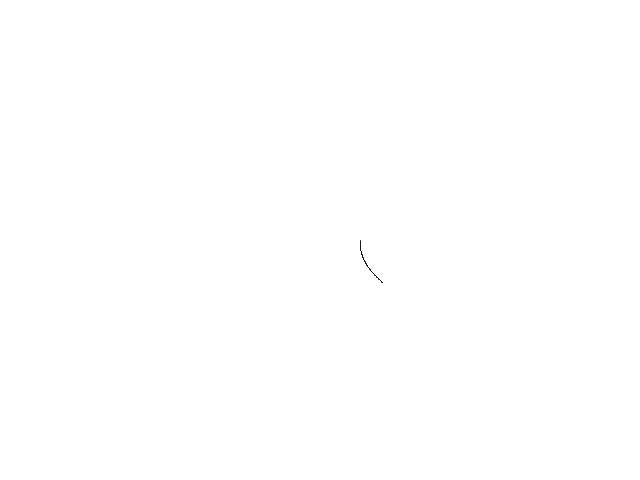
Frame 1 (no input)
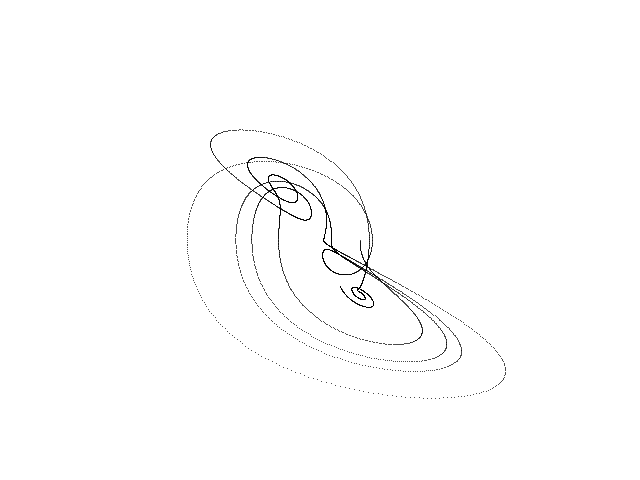
Frame 60 (the mouse pressed at the canvas centre just before this capture)
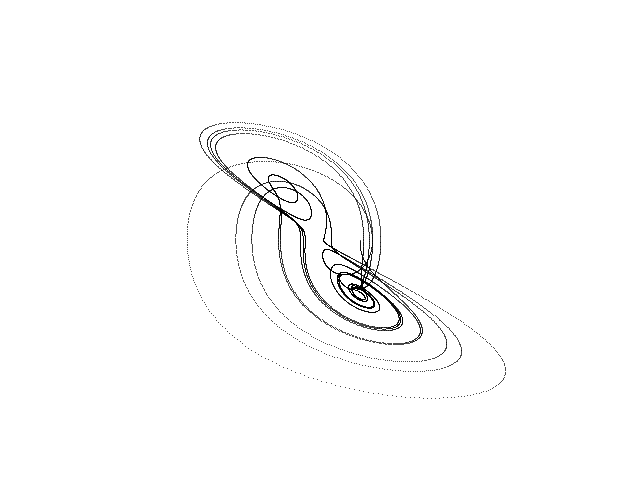
Frame 120 (the mouse held since frame 60 and released just before this capture)

The Processing sketch that drew these frames (run headless with seeded random() and noise(); from frame 60 on, the mouse is pressed at the canvas centre):

// Processing sketch: Sprott_Linz_B
// ── Sprott_Linz_B.pde
// Sprott-Linz B chaotic attractor //

  float x = 1.0;
  float y = 0.0;
  float z = 1.0;
  float dt = 0.01;


void setup() {
  
  size(640, 480);
  background(255);
  
}

void draw() {
  
  for (int i=0; i<100; i++) {
    
    float nx = x;
    float ny = y;
    float nz = z;
        
    x = nx + dt * (ny * nz);
    y = ny + dt * (nx - ny);
    z = nz + dt * (1.0 - nx * ny); 
  
    point(320 + (40 * x), 240 + (55 * y));
        
  }

}
